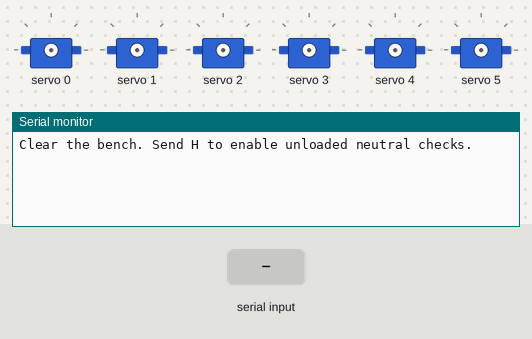
A sketch run on a simulated Arduino Uno, built with avr-gcc and run on an emulated ATmega328P. On the bench: 6 × servo, the last lines printed to the serial monitor. The test bench sets the inputs (shaded band).

Above: at 1.2 s.
1.3 s: "H" received over the second serial link
At 1.6 s:
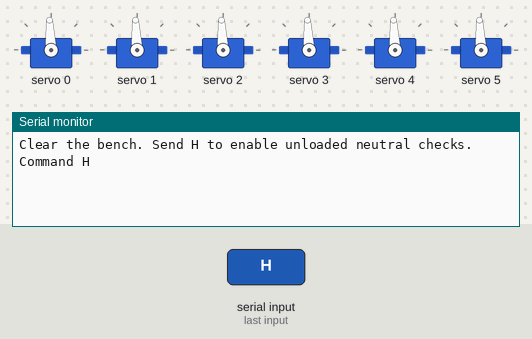
2.8 s: "S" received over the second serial link
At 3.8 s:
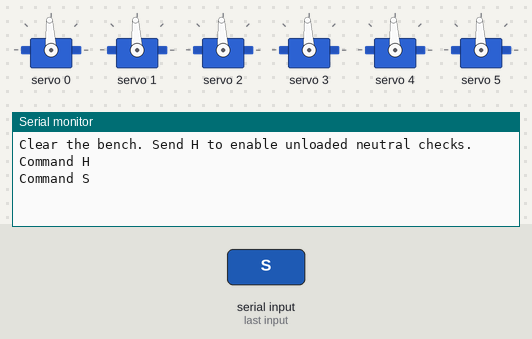

The sketch:

bluetooth_robotic_arm.ino
```cpp
#include <Wire.h>
#include <SoftwareSerial.h>
#include <Adafruit_PWMServoDriver.h>

constexpr byte COUNT = 6;
constexpr int STEP = 2;
SoftwareSerial radio(2, 3); // RX from Bluefruit TXO; TX is unused.
Adafruit_PWMServoDriver driver(0x40);
const int neutralUs[COUNT] = {1500,1500,1500,1500,1500,1500};
const int sign[COUNT] = {1,1,1,1,1,1};
const int low[COUNT]  = {-42,-25,-25,-30,-30,0};
const int high[COUNT] = {42,25,25,30,30,24};
int target[COUNT] = {}, current[COUNT] = {};
bool armed = false;
unsigned long movedAt = 0;

void writeJoint(byte i) {
  driver.writeMicroseconds(i, neutralUs[i] + sign[i] * 8 * current[i]);
}
void command(char key) {
  if (key == 'H') {
    for (byte i = 0; i < COUNT; ++i) {
      target[i] = 0;
      if (!armed) writeJoint(i);
    }
    armed = true;
  } else if (key == 'S') {
    for (byte i = 0; i < COUNT; ++i) target[i] = current[i];
  } else if (armed && ((key >= 'a' && key <= 'f') || (key >= 'A' && key <= 'F'))) {
    const bool positive = key >= 'a';
    const byte i = positive ? key - 'a' : key - 'A';
    target[i] = constrain(target[i] + (positive ? STEP : -STEP), low[i], high[i]);
  } else {
    return;
  }
  Serial.print(F("Command ")); Serial.println(key);
}

void setup() {
  Serial.begin(115200);
  radio.begin(9600);
  if (!driver.begin()) {
    Serial.println(F("Servo driver unavailable at 0x40."));
    while (true) delay(1000);
  }
  driver.setPWMFreq(50);
  for (byte i = 0; i < COUNT; ++i) driver.setPWM(i, 0, 4096);
  Serial.println(F("Clear the bench. Send H to enable unloaded neutral checks."));
}
void loop() {
  if (radio.available()) command(radio.read());
  const unsigned long now = millis();
  if (!armed || now - movedAt < 25) return;
  movedAt = now;
  for (byte i = 0; i < COUNT; ++i) {
    if (current[i] == target[i]) continue;
    current[i] += constrain(target[i] - current[i],-1,1);
    writeJoint(i);
  }
}
```

Measured:
- after the input at 1.3 s, the serial monitor: prints a new line at once (image 1)
- after the input at 2.8 s, the serial monitor: prints a new line at once (image 2)
